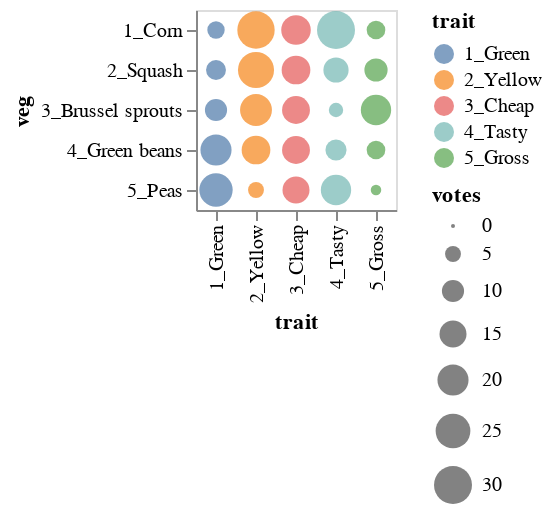

Source (notebook cell):
### Markdown cell above
## Other visual encodings

Let's start generating other alternative visual encodings for the data that will be better suited for particular comparisons we're trying to make easy for the audience.

### Circle with size variation

**Note that now we're specifying the variable types**, in this case so Altair will give us a categorical (nominal) color scheme instead of ordinal. **It's a good idea to always specify the data types!**

[Encoding data types](https://altair-viz.github.io/user_guide/encoding.html#encoding-data-types)

|Data Type|Shorthand Code|Description
|---|---|---
|quantitative|Q|a continuous real-valued quantity
|ordinal|O|a discrete ordered quantity
|nominal|N|a discrete unordered category
|temporal|T|a time or date value
|geojson|G|a geographic shape

**Try switching the color variable (encoding data) type from "nominal" to "ordinal" and see what changes.**

### Code cell
alt.Chart(df).mark_circle().encode(
    x = 'trait:O',
    y = 'veg:O',
    color = 'trait:N',
    size = 'votes:Q'
)

### Figure 1 — Vega-Lite specification as saved in the notebook (floating-point values rounded to 4 significant figures)
{"config": {"view": {"continuousWidth": 400, "continuousHeight": 300}}, "data": {"name": "data-39f9d319c3f1fa0701a2f2e8a04001de"}, "mark": "circle", "encoding": {"color": {"type": "nominal", "field": "trait"}, "size": {"type": "quantitative", "field": "votes"}, "x": {"type": "ordinal", "field": "trait"}, "y": {"type": "ordinal", "field": "veg"}}, "$schema": "https://vega.github.io/schema/vega-lite/v4.8.1.json", "datasets": {"data-39f9d319c3f1fa0701a2f2e8a04001de": [{"veg": "1_Corn", "trait": "1_Green", "votes": 6}, {"veg": "2_Squash", "trait": "1_Green", "votes": 8}, {"veg": "3_Brussel sprouts", "trait": "1_Green", "votes": 10}, {"veg": "4_Green beans", "trait": "1_Green", "votes": 20}, {"veg": "5_Peas", "trait": "1_Green", "votes": 23}, {"veg": "1_Corn", "trait": "2_Yellow", "votes": 29}, {"veg": "2_Squash", "trait": "2_Yellow", "votes": 27}, {"veg": "3_Brussel sprouts", "trait": "2_Yellow", "votes": 21}, {"veg": "4_Green beans", "trait": "2_Yellow", "votes": 17}, {"veg": "5_Peas", "trait": "2_Yellow", "votes": 5}, {"veg": "1_Corn", "trait": "3_Cheap", "votes": 18}, {"veg": "2_Squash", "trait": "3_Cheap", "votes": 17}, {"veg": "3_Brussel sprouts", "trait": "3_Cheap", "votes": 16}, {"veg": "4_Green beans", "trait": "3_Cheap", "votes": 16}, {"veg": "5_Peas", "trait": "3_Cheap", "votes": 15}, {"veg": "1_Corn", "trait": "4_Tasty", "votes": 30}, {"veg": "2_Squash", "trait": "4_Tasty", "votes": 13}, {"veg": "3_Brussel sprouts", "trait": "4_Tasty", "votes": 4}, {"veg": "4_Green beans", "trait": "4_Tasty", "votes": 9}, {"veg": "5_Peas", "trait": "4_Tasty", "votes": 19}, {"veg": "1_Corn", "trait": "5_Gross", "votes": 7}, {"veg": "2_Squash", "trait": "5_Gross", "votes": 11}, {"veg": "3_Brussel sprouts", "trait": "5_Gross", "votes": 19}, {"veg": "4_Green beans", "trait": "5_Gross", "votes": 7}, {"veg": "5_Peas", "trait": "5_Gross", "votes": 2}]}}
